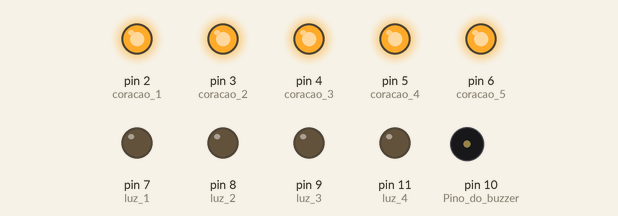
Recording of a sketch running on a simulated Arduino Uno, built with avr-gcc and run on an emulated ATmega328P. Parts: output pins drawn as LEDs (lit = HIGH), buzzer (waves = sounding).

Above: at 0.18 s.
At 11.43 s:
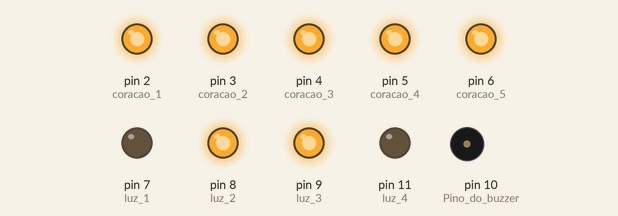
At 21.0 s:
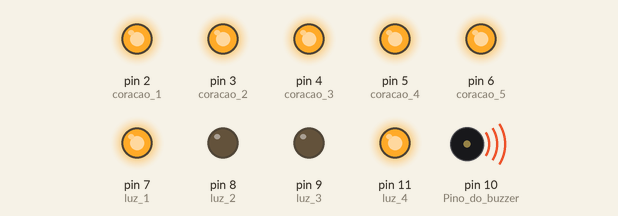
At 25.0 s:
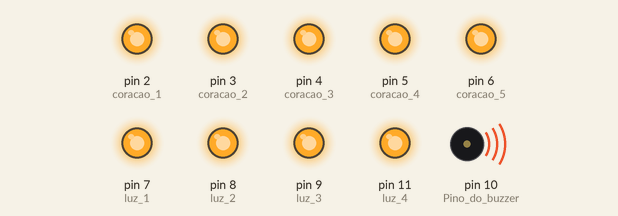
At 28.5 s:
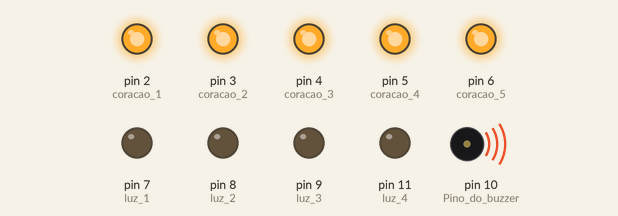
At 38.5 s:
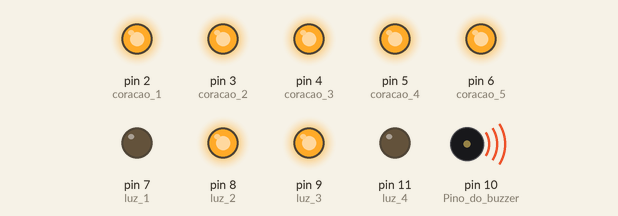
Timing chart, 0 to 40.0 s (numbered marks = the images above):
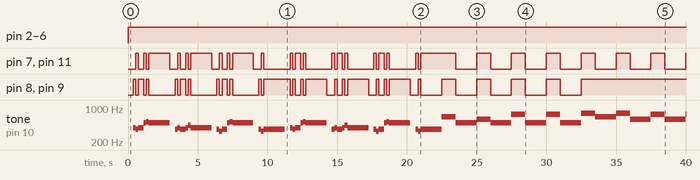

Measured:
- by itself, pin 2 (coracao_1), pin 3 (coracao_2), pin 4 (coracao_3), pin 5 (coracao_4), pin 6 (coracao_5): LOW → HIGH at 0.00 s
- by itself, pin 8 (luz_2), pin 9 (luz_3): LOW → HIGH at 0.38 s, → LOW 0.19 s later, → HIGH 0.19 s later, → LOW 0.38 s later, … (51 changes in this stretch)
- by itself, pin 7 (luz_1), pin 11 (luz_4): LOW → HIGH at 0.56 s, → LOW 0.19 s later, → HIGH 0.38 s later, → LOW 0.19 s later, … (55 changes in this stretch)

The sketch:

Musica.ino
```cpp
#define nota_do       262
#define nota_do_sus   277
#define nota_re	      294
#define nota_re_sus   311
#define nota_mi       330
#define nota_fa       349
#define nota_fa_sus   370
#define nota_sol      392
#define nota_sol_sus  415
#define nota_la       440
#define nota_la_sus   466
#define nota_si       494

#define nota_DO       523
#define nota_DO_sus   554
#define nota_RE       587
#define nota_RE_sus   622
#define nota_MI	      659
#define nota_FA       698
#define nota_FA_sus   740
#define nota_SOL      784
#define nota_SOL_sus  831
#define nota_LA	      880
#define nota_LA_sus   932
#define nota_SI       988

#define coracao_1  2
#define coracao_2  3
#define coracao_3  4
#define coracao_4  5
#define coracao_5  6
#define luz_1      7
#define luz_2      8
#define luz_3      9
#define luz_4      11  // o 10 é o buzzer

int tempo=3000;  // tempo da semibreve
int luz_dentro=0;
int i;
int linha_apagada=0;// linha do coração que está sendo apagada

void comptine();
void inverte_luz();
void apaga_luz();
void apaga_luz_lateral();

void rotaciona_linha(); // apaga uma das linhas do coração


void setup() {
  pinMode(coracao_1,OUTPUT);
  pinMode(coracao_2,OUTPUT);
  pinMode(coracao_3,OUTPUT);
  pinMode(coracao_4,OUTPUT);
  pinMode(coracao_5,OUTPUT);
  pinMode(luz_1,OUTPUT);
  pinMode(luz_2,OUTPUT);
  pinMode(luz_3,OUTPUT);
  pinMode(luz_4,OUTPUT);
  pinMode(10,OUTPUT); //Pino do buzzer

  digitalWrite(coracao_1,HIGH);
  digitalWrite(coracao_2,HIGH);
  digitalWrite(coracao_3,HIGH);
  digitalWrite(coracao_4,HIGH);
  digitalWrite(coracao_5,HIGH);
  digitalWrite(luz_1,HIGH);
  digitalWrite(luz_2,HIGH);
  digitalWrite(luz_3,HIGH);
  digitalWrite(luz_4,HIGH);

  digitalWrite(coracao_1,LOW);
  digitalWrite(coracao_2,LOW);
  digitalWrite(coracao_3,LOW);
  digitalWrite(coracao_4,LOW);
  digitalWrite(coracao_5,LOW);
  digitalWrite(luz_1,LOW);
  digitalWrite(luz_2,LOW);
  digitalWrite(luz_3,LOW);
  digitalWrite(luz_4,LOW);
}

void loop()
{
  comptine();
}

void inverte_luz(){
  if(luz_dentro==1){
    luz_dentro=0;
    digitalWrite(luz_1,HIGH);
    digitalWrite(luz_2,LOW);
    digitalWrite(luz_3,LOW);
    digitalWrite(luz_4,HIGH);
  }
  else{
    luz_dentro=1;
    digitalWrite(luz_1,LOW);
    digitalWrite(luz_2,HIGH);
    digitalWrite(luz_3,HIGH);
    digitalWrite(luz_4,LOW);
  }
}

void apaga_luz(){
  digitalWrite(luz_1,LOW);
  digitalWrite(luz_2,LOW);
  digitalWrite(luz_3,LOW);
  digitalWrite(luz_4,LOW);
}

void acende_luz(){
  digitalWrite(luz_1,HIGH);
  digitalWrite(luz_2,HIGH);
  digitalWrite(luz_3,HIGH);
  digitalWrite(luz_4,HIGH);
}

void apaga_luz_lateral(){
  digitalWrite(luz_1,LOW);
  digitalWrite(luz_2,HIGH);
  digitalWrite(luz_3,HIGH);
  digitalWrite(luz_4,LOW);
}

void rotaciona_linha(){
  linha_apagada++;
  if(linha_apagada>4){
    linha_apagada=1;
  }
  switch(linha_apagada){
    case 1:
      digitalWrite(coracao_1,LOW);
      digitalWrite(coracao_4,HIGH);
      break;
    case 2:
      digitalWrite(coracao_1,HIGH);
      digitalWrite(coracao_2,LOW);
      break;
    case 3:
      digitalWrite(coracao_2,HIGH);
      digitalWrite(coracao_3,LOW);
      digitalWrite(coracao_5,LOW);
      break;
    case 4:
      digitalWrite(coracao_3,HIGH);
      digitalWrite(coracao_4,LOW);
      digitalWrite(coracao_5,HIGH);
  }
}

void comptine(){
  // Lembrando que o fa é sustenido

  linha_apagada=0;
  digitalWrite(coracao_1,HIGH);
  digitalWrite(coracao_2,HIGH);
  digitalWrite(coracao_3,HIGH);
  digitalWrite(coracao_4,HIGH);
  digitalWrite(coracao_5,HIGH);
  for(i=0;i<2;i++){
    delay(tempo/8);
    inverte_luz();
    tone(10,nota_sol,tempo/16);
    delay(tempo/16);
    inverte_luz();
    tone(10,nota_fa_sus,tempo/16);
    delay(tempo/16);
    inverte_luz();
    tone(10,nota_sol,tempo/8);
    delay(tempo/8);
    inverte_luz();
    tone(10,nota_si,tempo/16);
    delay(tempo/16);
    inverte_luz();
    tone(10,nota_DO,tempo/16);
    delay(tempo/16);
    inverte_luz();
    tone(10,nota_si,tempo/2);
    delay(tempo/2);

    apaga_luz();
    delay(tempo/8);
    inverte_luz();
    tone(10,nota_fa_sus,tempo/16);
    delay(tempo/16);
    inverte_luz();
    tone(10,nota_sol,tempo/16);
    delay(tempo/16);
    inverte_luz();
    tone(10,nota_fa_sus,tempo/8);
    delay(tempo/8);
    inverte_luz();
    tone(10,nota_sol,tempo/16);
    delay(tempo/16);
    inverte_luz();
    tone(10,nota_la,tempo/16);
    delay(tempo/16);
    inverte_luz();
    tone(10,nota_sol,tempo/2);
    delay(tempo/2);

    apaga_luz();
    delay(tempo/8);
    inverte_luz();
    tone(10,nota_fa_sus,tempo/16);
    delay(tempo/16);
    inverte_luz();
    tone(10,nota_mi,tempo/16);
    delay(tempo/16);
    inverte_luz();
    tone(10,nota_fa_sus,tempo/8);
    delay(tempo/8);
    inverte_luz();
    tone(10,nota_si,tempo/16);
    delay(tempo/16);
    inverte_luz();
    tone(10,nota_DO,tempo/16);
    delay(tempo/16);
    inverte_luz();
    tone(10,nota_si,tempo/2);
    delay(tempo/2);

    apaga_luz();
    delay(tempo/8);
    inverte_luz();
    tone(10,nota_fa_sus,tempo/16);
    delay(tempo/16);
    inverte_luz();
    tone(10,nota_mi,tempo/16);
    delay(tempo/16);
    inverte_luz();
    tone(10,nota_fa_sus,tempo/2);
    delay(tempo/2);
  }

  // Terceira linha
  acende_luz();
  tone(10,nota_MI,tempo/3);
  delay(tempo/3);
  apaga_luz();
  tone(10,nota_si,tempo/2);
  delay(tempo/2);

  acende_luz();
  tone(10,nota_RE,tempo/3);
  delay(tempo/3);
  apaga_luz();
  tone(10,nota_si,tempo/2);
  delay(tempo/2);

  acende_luz();
  tone(10,nota_FA_sus,tempo/3);
  delay(tempo/3);
  apaga_luz();
  tone(10,nota_si,tempo/2);
  delay(tempo/2);

  acende_luz();
  tone(10,nota_FA_sus,tempo/3);
  delay(tempo/3);
  apaga_luz();
  tone(10,nota_si,tempo/2);
  delay(tempo/2);

  // Quarta linha
  acende_luz();
  tone(10,nota_SOL,tempo/3);
  delay(tempo/3);
  apaga_luz_lateral();
  tone(10,nota_MI,tempo/2);
  delay(tempo/2);

  acende_luz();
  tone(10,nota_SOL,tempo/3);
  delay(tempo/3);
  apaga_luz_lateral();
  tone(10,nota_RE,tempo/2);
  delay(tempo/2);

  acende_luz();
  tone(10,nota_FA_sus,tempo/3);
  delay(tempo/3);
  apaga_luz_lateral();
  tone(10,nota_RE,tempo/2);
  delay(tempo/2);

  acende_luz();
  tone(10,nota_FA_sus,tempo/3);
  delay(tempo/3);
  apaga_luz_lateral();
  tone(10,nota_RE,tempo/2);
  delay(tempo/2);

  // 2ª página, quando a musica começa a ficar agitada
  for(i=0;i<2;i++){
    acende_luz();
    rotaciona_linha();
    tone(10,nota_si,tempo/16);
    delay(tempo/16);
    apaga_luz();
    rotaciona_linha();
    tone(10,nota_MI,tempo/16);
    delay(tempo/16);
    acende_luz();
    rotaciona_linha();
    tone(10,nota_SI,tempo/16);
    delay(tempo/16);
    apaga_luz();
    rotaciona_linha();
    tone(10,nota_si,tempo/16);
    delay(tempo/16);
    acende_luz();
    rotaciona_linha();
    tone(10,nota_MI,tempo/16);
    delay(tempo/16);
    apaga_luz();
    rotaciona_linha();
    tone(10,nota_SI,tempo/16);
    delay(tempo/16);
    acende_luz();
    rotaciona_linha();
    tone(10,nota_si,tempo/16);
    delay(tempo/16);
    apaga_luz();
    rotaciona_linha();
    tone(10,nota_MI,tempo/16);
    delay(tempo/16);
    acende_luz();
    rotaciona_linha();
    tone(10,nota_SI,tempo/16);
    delay(tempo/16);
    apaga_luz();
    rotaciona_linha();
    tone(10,nota_si,tempo/16);
    delay(tempo/16);
    acende_luz();
    rotaciona_linha();
    tone(10,nota_MI,tempo/16);
    delay(tempo/16);
    apaga_luz();
    rotaciona_linha();
    tone(10,nota_SI,tempo/16);
    delay(tempo/16);
    acende_luz();
    rotaciona_linha();
    tone(10,nota_si,tempo/16);
    delay(tempo/16);
    apaga_luz();
    rotaciona_linha();
    tone(10,nota_MI,tempo/16);
    delay(tempo/16);
    acende_luz();
    rotaciona_linha();
    tone(10,nota_DO,tempo/16);
    delay(tempo/16);
    apaga_luz();
    rotaciona_linha();
    tone(10,nota_MI,tempo/16);
    delay(tempo/16);

    acende_luz();
    rotaciona_linha();
    tone(10,nota_si,tempo/16);
    delay(tempo/16);
    apaga_luz();
    rotaciona_linha();
    tone(10,nota_RE,tempo/16);
    delay(tempo/16);
    acende_luz();
    rotaciona_linha();
    tone(10,nota_SI,tempo/16);
    delay(tempo/16);
    apaga_luz();
    rotaciona_linha();
    tone(10,nota_si,tempo/16);
    delay(tempo/16);
    acende_luz();
    rotaciona_linha();
    tone(10,nota_RE,tempo/16);
    delay(tempo/16);
    apaga_luz();
    rotaciona_linha();
    tone(10,nota_SI,tempo/16);
    delay(tempo/16);
    acende_luz();
    rotaciona_linha();
    tone(10,nota_si,tempo/16);
    delay(tempo/16);
    apaga_luz();
    rotaciona_linha();
    tone(10,nota_RE,tempo/16);
    delay(tempo/16);
    acende_luz();
    rotaciona_linha();
    tone(10,nota_SI,tempo/16);
    delay(tempo/16);
    apaga_luz();
    rotaciona_linha();
    tone(10,nota_si,tempo/16);
    delay(tempo/16);
    acende_luz();
    rotaciona_linha();
    tone(10,nota_RE,tempo/16);
    delay(tempo/16);
    apaga_luz();
    rotaciona_linha();
    tone(10,nota_SI,tempo/16);
    delay(tempo/16);
    acende_luz();
    rotaciona_linha();
    tone(10,nota_si,tempo/16);
    delay(tempo/16);
    apaga_luz();
    rotaciona_linha();
    tone(10,nota_RE,tempo/16);
    delay(tempo/16);
    acende_luz();
    rotaciona_linha();
    tone(10,nota_la,tempo/16);
    delay(tempo/16);
    apaga_luz();
    rotaciona_linha();
    tone(10,nota_RE,tempo/16);
    delay(tempo/16);

    // Segunda linha
    inverte_luz();
    rotaciona_linha();
    tone(10,nota_fa_sus,tempo/16);
    delay(tempo/16);
    inverte_luz();
    rotaciona_linha();
    tone(10,nota_si,tempo/16);
    delay(tempo/16);
    inverte_luz();
    rotaciona_linha();
    tone(10,nota_FA_sus,tempo/16);
    delay(tempo/16);
    inverte_luz();
    rotaciona_linha();
    tone(10,nota_fa_sus,tempo/16);
    delay(tempo/16);
    inverte_luz();
    rotaciona_linha();
    tone(10,nota_si,tempo/16);
    delay(tempo/16);
    inverte_luz();
    rotaciona_linha();
    tone(10,nota_FA_sus,tempo/16);
    delay(tempo/16);
    inverte_luz();
    rotaciona_linha();
    tone(10,nota_fa_sus,tempo/16);
    delay(tempo/16);
    inverte_luz();
    rotaciona_linha();
    tone(10,nota_si,tempo/16);
    delay(tempo/16);
    inverte_luz();
    rotaciona_linha();
    tone(10,nota_FA_sus,tempo/16);
    delay(tempo/16);
    inverte_luz();
    rotaciona_linha();
    tone(10,nota_fa_sus,tempo/16);
    delay(tempo/16);
    inverte_luz();
    rotaciona_linha();
    tone(10,nota_si,tempo/16);
    delay(tempo/16);
    inverte_luz();
    rotaciona_linha();
    tone(10,nota_FA_sus,tempo/16);
    delay(tempo/16);
    inverte_luz();
    rotaciona_linha();
    tone(10,nota_fa_sus,tempo/16);
    delay(tempo/16);
    inverte_luz();
    rotaciona_linha();
    tone(10,nota_si,tempo/16);
    delay(tempo/16);
    inverte_luz();
    rotaciona_linha();
    tone(10,nota_sol,tempo/16);
    delay(tempo/16);
    inverte_luz();
    rotaciona_linha();
    tone(10,nota_si,tempo/16);
    delay(tempo/16);

    inverte_luz();
    rotaciona_linha();
    tone(10,nota_la,tempo/16);
    delay(tempo/16);
    inverte_luz();
    rotaciona_linha();
    tone(10,nota_RE,tempo/16);
    delay(tempo/16);
    inverte_luz();
    rotaciona_linha();
    tone(10,nota_LA,tempo/16);
    delay(tempo/16);
    inverte_luz();
    rotaciona_linha();
    tone(10,nota_la,tempo/16);
    delay(tempo/16);
    inverte_luz();
    rotaciona_linha();
    tone(10,nota_RE,tempo/16);
    delay(tempo/16);
    inverte_luz();
    rotaciona_linha();
    tone(10,nota_LA,tempo/16);
    delay(tempo/16);
    inverte_luz();
    rotaciona_linha();
    tone(10,nota_la,tempo/16);
    delay(tempo/16);
    inverte_luz();
    rotaciona_linha();
    tone(10,nota_RE,tempo/16);
    delay(tempo/16);
    inverte_luz();
    rotaciona_linha();
    tone(10,nota_LA,tempo/16);
    delay(tempo/16);
    inverte_luz();
    rotaciona_linha();
    tone(10,nota_la,tempo/16);
    delay(tempo/16);
    inverte_luz();
    rotaciona_linha();
    tone(10,nota_RE,tempo/16);
    delay(tempo/16);
    inverte_luz();
    rotaciona_linha();
    tone(10,nota_LA,tempo/16);
    delay(tempo/16);
    inverte_luz();
    rotaciona_linha();
    tone(10,nota_la,tempo/16);
    delay(tempo/16);
    inverte_luz();
    rotaciona_linha();
    tone(10,nota_RE,tempo/16);
    delay(tempo/16);

    if(i==0){
      inverte_luz();
      rotaciona_linha();
      tone(10,nota_si,tempo/16);
      delay(tempo/16);
      inverte_luz();
      rotaciona_linha();
      tone(10,nota_RE,tempo/16);
      delay(tempo/16);
    }
    else{
      acende_luz();
      rotaciona_linha();
      tone(10,nota_LA,tempo/8);
      delay(tempo/8);
    }
  }

}
```
